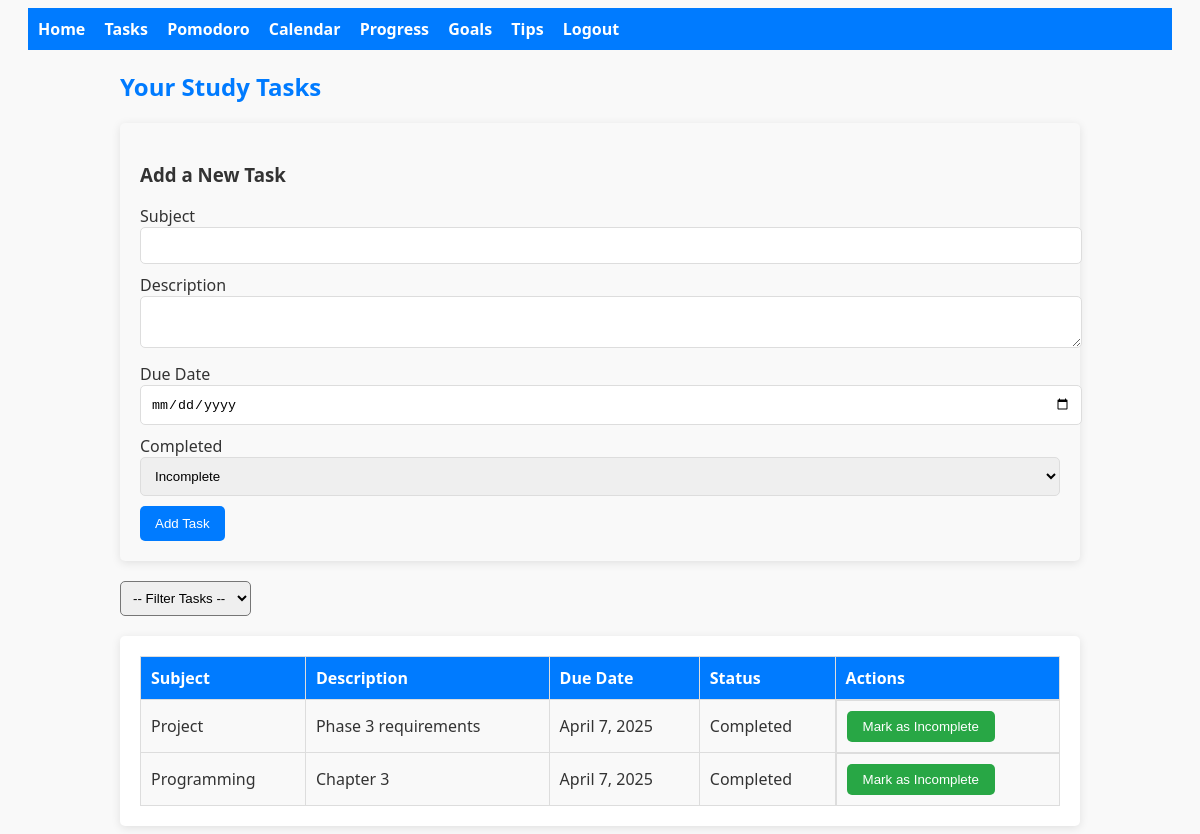
The page /tasks/ (signed in) on the database its author committed.
### planner/models.py (models this page shows, shortened)
class StudyTask(models.Model):
    user = models.ForeignKey(User, on_delete=models.CASCADE)
    subject = models.CharField(max_length=100)
    description = models.TextField()
    due_date = models.DateField()
    completed = models.BooleanField(default=False)
    reminder_time = models.IntegerField(null=True, blank=True)

### planner/views.py (the view, shortened to what this page needs)
# urls.py: path('tasks/', views.task_list, name='tasks'),
@login_required
def task_list(request):
    tasks = StudyTask.objects.filter(user=request.user)
    filter_status = request.GET.get('filter')
    if filter_status == 'completed':
        tasks = tasks.filter(completed=True)
    elif filter_status == 'incomplete':
        tasks = tasks.filter(completed=False)
    return render(request, 'planner/tasks.html', {'tasks': tasks})

### planner/templates/planner/tasks.html (shortened to what this page needs)
{% extends 'planner/base.html' %}
{% block content %}
<h2>Your Study Tasks</h2>
<div class="task-form">
    <h3>Add a New Task</h3>
    <form method="post">
        <label for="subject">Subject</label>
        <input type="text" id="subject" name="subject" required>
        <label for="description">Description</label>
        <textarea id="description" name="description" required></textarea>
        <label for="due_date">Due Date</label>
        <input type="date" id="due_date" name="due_date" required>
        <label for="completed">Completed</label>
        <select id="completed" name="completed">
            <option value="False">Incomplete</option>
        </select>
        <button type="submit">Add Task</button>
    </form>
</div>
<div class="filters">
    <form method="get">
        <select name="filter" onchange="this.form.submit()">
            <option value="">-- Filter Tasks --</option>
        </select>
    </form>
</div>
<div class="task-list">
    <table>
        <thead>
            <tr>
                <th>Subject</th>
                <th>Description</th>
                <th>Due Date</th>
                <th>Status</th>
                <th>Actions</th>
            </tr>
        </thead>
        <tbody>
            {% for task in tasks %}
            <tr>
                <td>{{ task.subject }}</td>
                <td>{{ task.description }}</td>
                <td>{{ task.due_date }}</td>
                <td>{% if task.completed %}Completed{% else %}Incomplete{% endif %}</td>
                <td class="task-actions">
                    <form method="post" action="{% url 'tasks' %}">
                        <button type="submit">
                            {% if task.completed %}Mark as Incomplete{% else %}Mark as Completed{% endif %}
                        </button>
                    </form>
                </td>
            </tr>
            {% endfor %}
        </tbody>
    </table>
</div>
{% endblock %}

### planner/templates/planner/base.html (style rules this page uses)
body { font-family: 'Segoe UI', sans-serif; background-color: #f9f9f9; color: #333; padding: 0 20px; }
h2 { color: #007bff; }

### planner/templates/planner/tasks.html (style rules this page uses)
.task-list { margin-top: 20px; padding: 20px; background-color: #fff; border-radius: 5px; box-shadow: 0 2px 10px rgba(0, 0, 0, 0.1); }
.task-list table { width: 100%; border-collapse: collapse; }
.task-list th, .task-list td { padding: 10px; border: 1px solid #ddd; text-align: left; }
.task-list th { background-color: #007bff; color: white; }
.task-list td { background-color: #f9f9f9; }
.filters { margin-bottom: 20px; }
.filters select { padding: 8px; border-radius: 5px; }
.task-form { background-color: #f9f9f9; padding: 20px; border-radius: 5px; box-shadow: 0 2px 10px rgba(0, 0, 0, 0.1); margin-bottom: 20px; }
.task-form input, .task-form select, .task-form textarea { width: 100%; padding: 10px; margin-bottom: 10px; border-radius: 5px; border: 1px solid #ddd; }
.task-form button { padding: 10px 15px; background-color: #007bff; color: white; border: none; border-radius: 5px; cursor: pointer; }
.task-actions { display: flex; gap: 10px; }
.task-actions button { padding: 8px 16px; background-color: #28a745; color: white; border: none; border-radius: 5px; cursor: pointer; }

### rows shown on the page
StudyTask: subject "Project", description "Phase 3 requirements", due_date "April 7, 2025", completed "Completed"
StudyTask: subject "Programming", description "Chapter 3", due_date "April 7, 2025", completed "Completed"
